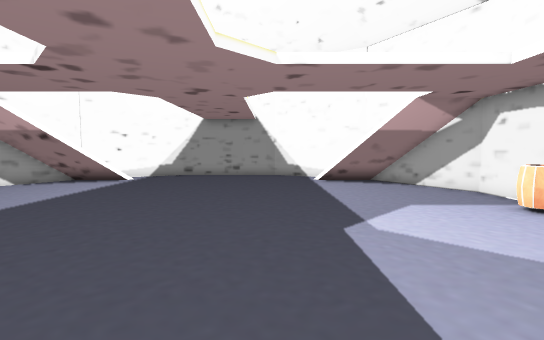
[1] (above)

12 first-person views from a walk through a scene from a Unity 3-D project. The camera is 1.4 m above the floor, tilts 4° down and sees 85° across. The floor is counted in squares, 0.9 m on a side. Each view is taken from the middle of a square. On the plan, view 1 faces up. The plan holds only what a view shows up to about 15 squares ahead; the rest is blank. The place goes on beyond the plan. The player is left out. Some animated figures are left out.

[2]
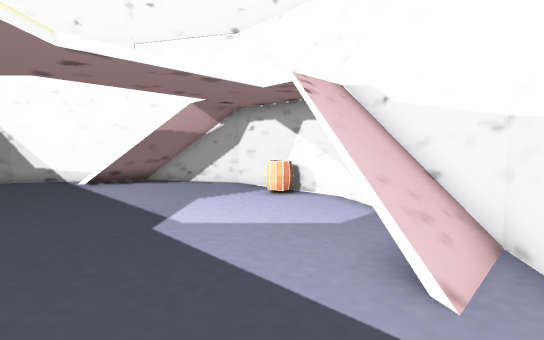

[3]
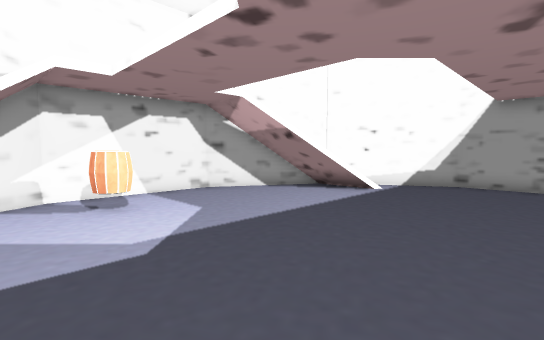

[4]
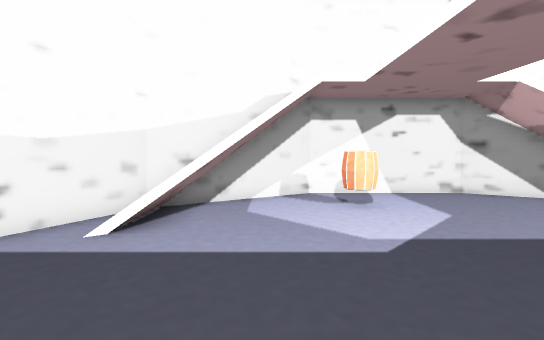

[5]
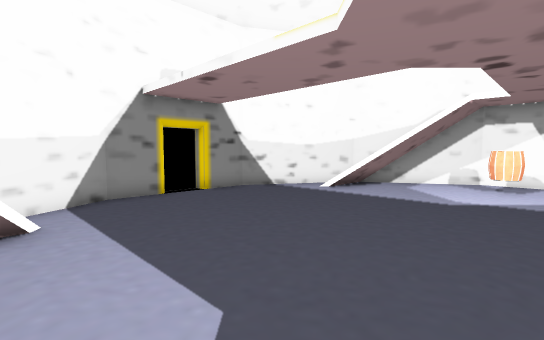

[6]
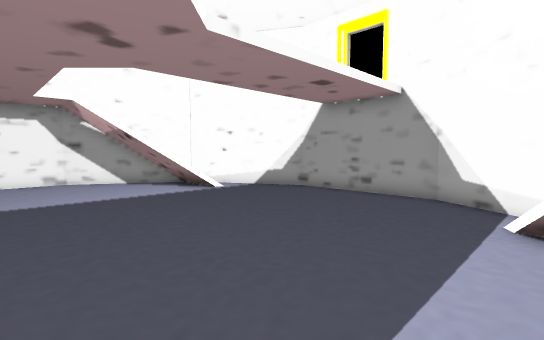

[7]
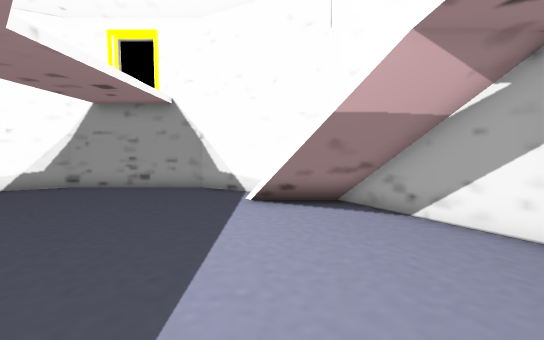

[8]
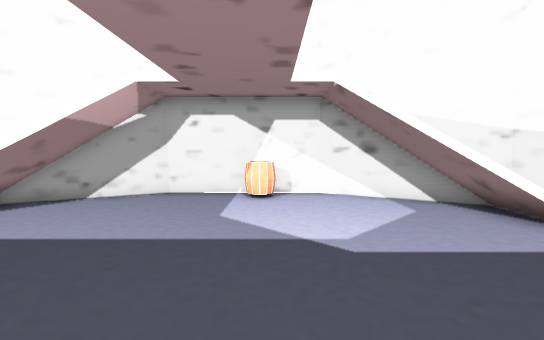

[9]
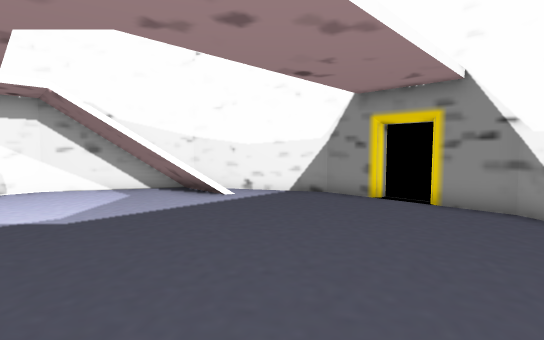

[10]
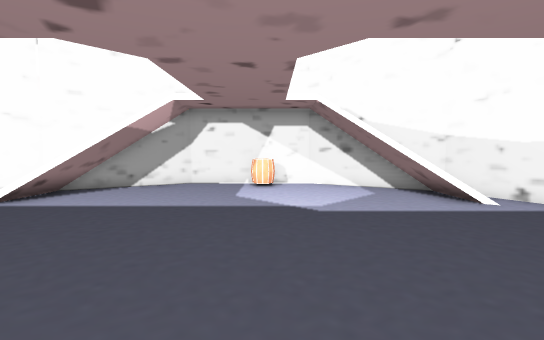

[11]
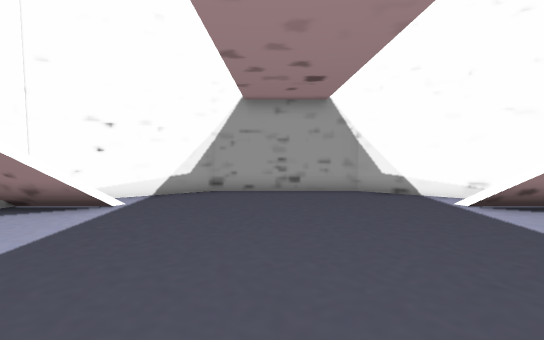

[12]
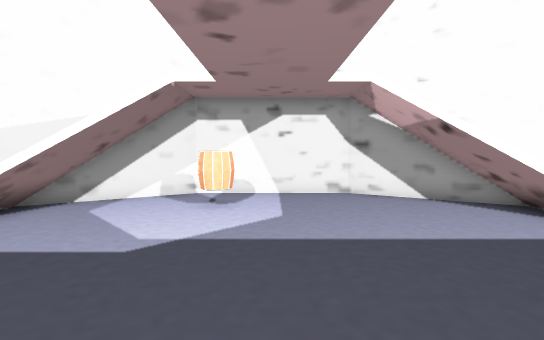

### Floor plan
Key: @ floor where view 1 was taken; # wall or solid block; . floor; / step, stairs or slope; = window, fence, low wall or low ledge; B barrel.
Columns run from 13 left of view 1 to 8 right of it. Each row starts with its distance up from view 1.
 18       ##########
 17     ###........###
 16    ##............##
 15    #//..........//##
 14   #  /..........= /#
 13  ##//............//##
 12 ##..................##
 11 #....................#
 10 #....................#
  9 #....................#
  8 #...................B#
  7 #..B................B#
  6 #.BB.................#
  5 #....................#
  4 ##..................##
  3  ##//............//##
  2   #/ /..........=//#
  1   ##//..........//##
  0    ##........@...##
 -1     ###........###
 -2       ####..####
 -3          ####

Positions as (right, up) in squares from view 1, and headings:
1: (0, 0), facing up
2: (-1, 0), facing up-right
3: (-2, 4), facing up-left
4: (-2, 4), facing left
5: (3, 8), facing down-left
6: (3, 8), facing up-left
7: (3, 6), facing up
8: (-3, 7), facing right
9: (-6, 7), facing down-right
10: (-6, 7), facing right
11: (-3, 7), facing up
12: (-2, 8), facing left
